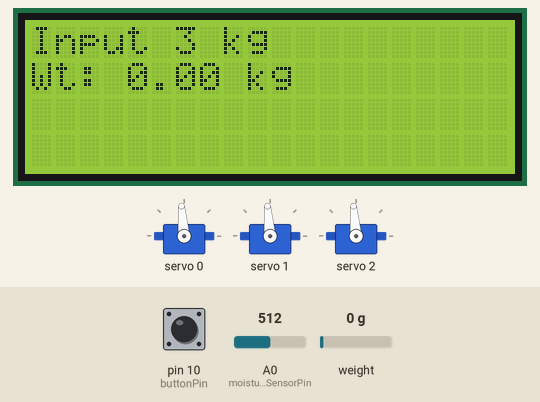
Simulated run of this sketch. Board: Arduino Uno, built with avr-gcc and run on an emulated ATmega328P. Parts: 3 × servo, 20×4 character LCD. The test bench sets the inputs (shaded band); at power-on: pin 10 (buttonPin) HIGH, weight on the scale 0 g, A0 (moistureSensorPin) = 512. What the sketch prints to the serial monitor is not drawn.

Above: at 3.7 s.
3.8 s: pin 10 (buttonPin) pulled LOW for 3.2 s
At 6.4 s:
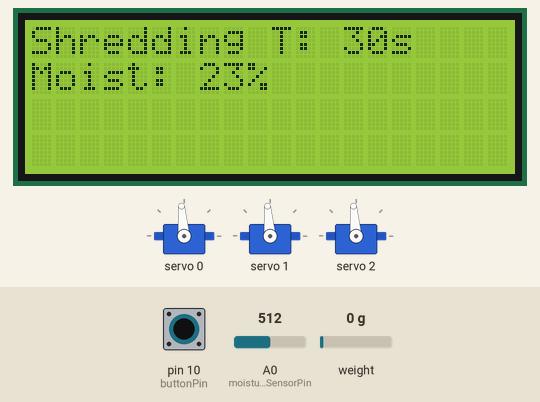
11.2 s: pin 10 (buttonPin) pulled LOW for 3.2 s
At 13.4 s:
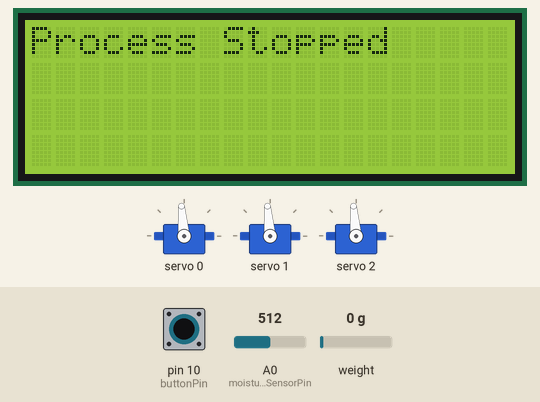
15.9 s: weight on the scale set to 3750 g
At 17.0 s:
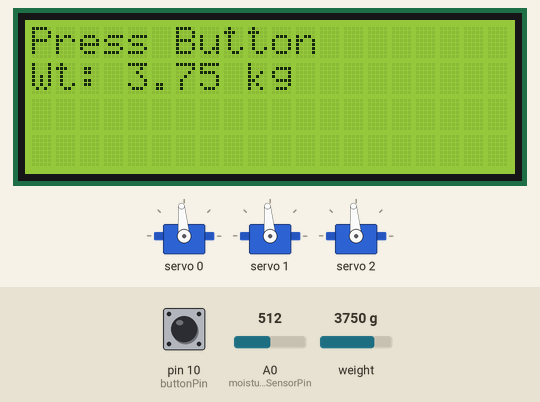
17.5 s: weight on the scale set to 100 g
At 18.9 s:
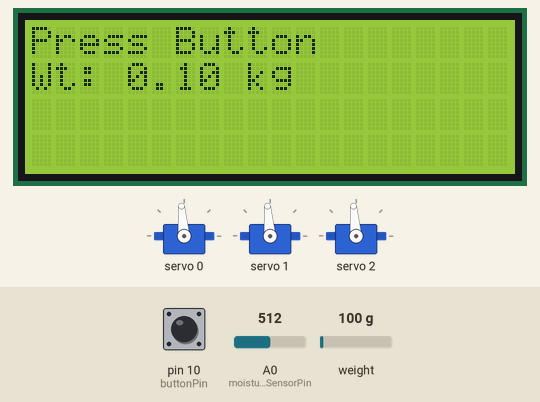
19.6 s: weight on the scale set to 1250 g
At 21.4 s:
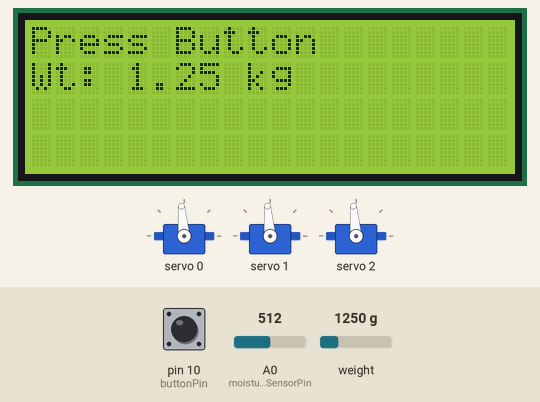
Timing chart, 0 to 22.6 s (numbered marks = the images above; inputs shaded):
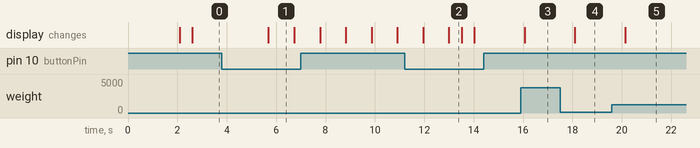

The sketch:

AutoCompost.ino
```cpp
#include <Wire.h>
#include <LiquidCrystal_I2C.h>
#include "HX711.h"
#include <Adafruit_PWMServoDriver.h>
#include "ServoControl.h"

// Servo channels
#define SERVO1_CHANNEL 0  // Output door
#define SERVO2_CHANNEL 1  // Loading door
#define SERVO3_CHANNEL 2  // Unloading door

// Pin definitions
const int buttonPin = 10;
const int ssr1Pin = 8;
const int ssr2Pin = 9;
const int moistureSensorPin = A0;
const int lcdAddress = 0x27;

// Variables
int moistureLevel;
int moisturePercent;
unsigned long startTime = 0;
bool timerRunning = false;
bool shreddingComplete = false;
unsigned long shreddingTime = 30;  // in seconds
unsigned long mixingTime = 120;    // in seconds

const float calibration_factor = -450200.00;
const float targetWeightKg = 3.0;
HX711 scale;

// Button debounce
bool buttonState = HIGH;
bool lastButtonState = HIGH;
unsigned long lastDebounceTime = 0;
const unsigned long debounceDelay = 30;  // Reduced to 30ms

// LCD Initialization
LiquidCrystal_I2C lcd(lcdAddress, 20, 4);

void setup() {
  Serial.begin(9600);
  Serial.println("Starting System");

  setupServos();  // Initialize servos to closed

  pinMode(buttonPin, INPUT_PULLUP);
  pinMode(ssr1Pin, OUTPUT);
  pinMode(ssr2Pin, OUTPUT);

  digitalWrite(ssr1Pin, HIGH);  // OFF initially
  digitalWrite(ssr2Pin, HIGH);  // OFF initially

  scale.begin(11, 12);  // HX711 Pins
  scale.set_scale(calibration_factor);
  scale.tare();

  lcd.init();
  lcd.backlight();
  displayInitialScreen();
}

void loop() {
  float weight = scale.get_units(10);
  lcd.setCursor(0, 1);
  lcd.print("Wt: ");
  lcd.print(weight, 2);
  lcd.print(" kg  ");  // Space-padding to prevent flicker

  if (weight >= targetWeightKg && !timerRunning) {
    lcd.setCursor(0, 0);
    lcd.print("Press Button   ");
  }

  handleButtonPress();

  if (timerRunning) {
    runProcess(millis());
  }
}

void handleButtonPress() {
  int reading = digitalRead(buttonPin);

  if (reading != lastButtonState) {
    lastDebounceTime = millis();
  }

  if ((millis() - lastDebounceTime) > debounceDelay) {
    if (reading != buttonState) {
      buttonState = reading;
      if (buttonState == LOW) {
        timerRunning ? stopProcess() : startProcess();
      }
    }
  }
  lastButtonState = reading;
}

void startProcess() {
  startTime = millis();
  timerRunning = true;
  shreddingComplete = false;
  lcd.clear();
  lcd.setCursor(0, 0);
  lcd.print("Timer Started ");
}

void runProcess(unsigned long currentMillis) {
  unsigned long processTime = (currentMillis - startTime) / 1000;

  moistureLevel = analogRead(moistureSensorPin);
  moisturePercent = constrain(map(moistureLevel, 595, 239, 0, 100), 0, 100);

  lcd.setCursor(0, 1);
  lcd.print("Moist: ");
  lcd.print(moisturePercent);
  lcd.print("%      ");

  if (!shreddingComplete) {
    if (processTime < shreddingTime) {
      digitalWrite(ssr1Pin, LOW);
      lcd.setCursor(0, 0);
      lcd.print("Shredding T: ");
      lcd.print(shreddingTime - processTime);
      lcd.print("s ");
    } else {
      digitalWrite(ssr1Pin, HIGH);
      shreddingComplete = true;
      startTime = currentMillis;
      lcd.clear();
      lcd.setCursor(0, 0);
      lcd.print("Shredding Done");
    }
  } else {
    if (processTime < mixingTime) {
      digitalWrite(ssr2Pin, LOW);
      lcd.setCursor(0, 0);
      lcd.print("Mixing T: ");
      lcd.print(mixingTime - processTime);
      lcd.print("s ");
    } else {
      digitalWrite(ssr2Pin, HIGH);
      lcd.clear();
      lcd.setCursor(0, 0);
      lcd.print("Mixing Done");
      stopProcess();
    }
  }
}

void stopProcess() {
  timerRunning = false;
  digitalWrite(ssr1Pin, HIGH); // Shredding OFF
  digitalWrite(ssr2Pin, HIGH); // Mixing OFF
  setServoAngle(SERVO1_CHANNEL, CLOSED_ANGLE);
  setServoAngle(SERVO2_CHANNEL, CLOSED_ANGLE);
  setServoAngle(SERVO3_CHANNEL, CLOSED_ANGLE);
  lcd.clear();
  lcd.setCursor(0, 0);
  lcd.print("Process Stopped");
  delay(500);
  displayInitialScreen();
}

void displayInitialScreen() {
  lcd.clear();
  lcd.setCursor(0, 0);
  lcd.print("Input 3 kg   ");
  lcd.setCursor(0, 1);
  lcd.print("Wt: ");
  lcd.print(scale.get_units(5), 2);
  lcd.print(" kg  ");
}
```

ServoControl.cpp
```cpp
#include <Wire.h>
#include <Adafruit_PWMServoDriver.h>
#include "ServoControl.h"

// Create the PWM servo driver object using the default I2C address (0x40)
Adafruit_PWMServoDriver pwm = Adafruit_PWMServoDriver();

void setupServos() {
  pwm.begin();
  pwm.setPWMFreq(60);  // Servos run at ~60 Hz

  // Move all servos to the closed position (30 degrees)
  setServoAngle(SERVO1_CHANNEL, CLOSED_ANGLE);
  setServoAngle(SERVO2_CHANNEL, CLOSED_ANGLE);
  setServoAngle(SERVO3_CHANNEL, CLOSED_ANGLE);
  delay(1000);  // Wait for 1 second (doors closed)
}

void setServoAngle(int servoChannel, int angle) {
  int pulseLength = map(angle, 0, 180, MIN_PULSE, MAX_PULSE);
  pwm.setPWM(servoChannel, 0, pulseLength);
}
```

ServoControl.h
```cpp
#ifndef SERVO_CONTROL_H
#define SERVO_CONTROL_H

#include <Adafruit_PWMServoDriver.h>

// Servo channels on the Adafruit Servo Shield (0-15)
#define SERVO1_CHANNEL 0  // Output door (for unloading)
#define SERVO2_CHANNEL 1  // Loading door
#define SERVO3_CHANNEL 2  // Unloading door

// Define the pulse lengths for open and closed positions
#define MIN_PULSE 150  // Pulse length corresponding to 0 degrees
#define MAX_PULSE 600  // Pulse length corresponding to 180 degrees
#define CLOSED_ANGLE 90
#define OPEN_ANGLE 30

extern Adafruit_PWMServoDriver pwm;

void setupServos();
void setServoAngle(int servoChannel, int angle);

#endif
```

Measured:
- after the input at 3.8 s, the display: changes after 1.9 s (image 1)
- after the input at 11.2 s, the display: first differs from a run without the input after 1.8 s (image 2)
- after the input at 15.9 s, the display: changes after 0.16 s (image 3)
- after the input at 17.5 s, the display: changes after 0.60 s (image 4)
- after the input at 19.6 s, the display: changes after 0.53 s (image 5)
- what the display in image 1 shows lasts 1.0 s, from 5.7 s to 6.7 s
- what the display in image 2 shows lasts 0.5 s, from 13.0 s to 13.5 s
